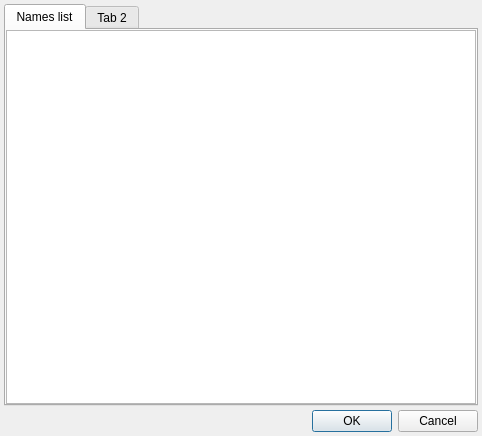
<?xml version="1.0" encoding="UTF-8"?>
<ui version="4.0">
 <class>N3NamesDialog</class>
 <widget class="QDialog" name="N3NamesDialog">
  <property name="windowModality">
   <enum>Qt::WindowModal</enum>
  </property>
  <property name="geometry">
   <rect>
    <x>0</x>
    <y>0</y>
    <width>482</width>
    <height>436</height>
   </rect>
  </property>
  <property name="windowTitle">
   <string>Names</string>
  </property>
  <property name="windowIcon">
   <iconset resource="../images.qrc">
    <normaloff>:/images/N3/n3.png</normaloff>:/images/N3/n3.png</iconset>
  </property>
  <layout class="QVBoxLayout" name="verticalLayout">
   <property name="spacing">
    <number>4</number>
   </property>
   <property name="leftMargin">
    <number>4</number>
   </property>
   <property name="topMargin">
    <number>4</number>
   </property>
   <property name="rightMargin">
    <number>4</number>
   </property>
   <property name="bottomMargin">
    <number>4</number>
   </property>
   <item>
    <widget class="QTabWidget" name="tabWidget">
     <property name="currentIndex">
      <number>0</number>
     </property>
     <widget class="QWidget" name="tabNames">
      <attribute name="title">
       <string>Names list</string>
      </attribute>
      <layout class="QVBoxLayout" name="verticalLayout_2">
       <property name="spacing">
        <number>4</number>
       </property>
       <property name="leftMargin">
        <number>0</number>
       </property>
       <property name="topMargin">
        <number>0</number>
       </property>
       <property name="rightMargin">
        <number>0</number>
       </property>
       <property name="bottomMargin">
        <number>0</number>
       </property>
       <item>
        <widget class="QTableView" name="tvNames">
         <property name="editTriggers">
          <set>QAbstractItemView::AllEditTriggers</set>
         </property>
         <property name="alternatingRowColors">
          <bool>true</bool>
         </property>
         <property name="selectionMode">
          <enum>QAbstractItemView::SingleSelection</enum>
         </property>
         <property name="selectionBehavior">
          <enum>QAbstractItemView::SelectItems</enum>
         </property>
         <property name="verticalScrollMode">
          <enum>QAbstractItemView::ScrollPerPixel</enum>
         </property>
         <property name="horizontalScrollMode">
          <enum>QAbstractItemView::ScrollPerPixel</enum>
         </property>
         <attribute name="horizontalHeaderStretchLastSection">
          <bool>true</bool>
         </attribute>
         <attribute name="verticalHeaderStretchLastSection">
          <bool>false</bool>
         </attribute>
        </widget>
       </item>
      </layout>
     </widget>
     <widget class="QWidget" name="tabAlarms">
      <attribute name="title">
       <string>Tab 2</string>
      </attribute>
      <layout class="QVBoxLayout" name="verticalLayout_3">
       <property name="spacing">
        <number>4</number>
       </property>
       <property name="leftMargin">
        <number>0</number>
       </property>
       <property name="topMargin">
        <number>0</number>
       </property>
       <property name="rightMargin">
        <number>0</number>
       </property>
       <property name="bottomMargin">
        <number>0</number>
       </property>
       <item>
        <widget class="QGroupBox" name="gbxFreeFall">
         <property name="title">
          <string>Freefall alarms</string>
         </property>
         <property name="flat">
          <bool>false</bool>
         </property>
         <property name="checkable">
          <bool>true</bool>
         </property>
         <property name="checked">
          <bool>true</bool>
         </property>
         <layout class="QVBoxLayout" name="verticalLayout_4">
          <property name="spacing">
           <number>4</number>
          </property>
          <property name="leftMargin">
           <number>0</number>
          </property>
          <property name="topMargin">
           <number>0</number>
          </property>
          <property name="rightMargin">
           <number>0</number>
          </property>
          <property name="bottomMargin">
           <number>0</number>
          </property>
          <item>
           <widget class="QTableView" name="tvFreefall">
            <property name="editTriggers">
             <set>QAbstractItemView::AllEditTriggers</set>
            </property>
            <property name="alternatingRowColors">
             <bool>true</bool>
            </property>
            <property name="selectionMode">
             <enum>QAbstractItemView::SingleSelection</enum>
            </property>
            <property name="verticalScrollMode">
             <enum>QAbstractItemView::ScrollPerPixel</enum>
            </property>
            <property name="horizontalScrollMode">
             <enum>QAbstractItemView::ScrollPerPixel</enum>
            </property>
            <attribute name="horizontalHeaderStretchLastSection">
             <bool>true</bool>
            </attribute>
           </widget>
          </item>
         </layout>
        </widget>
       </item>
       <item>
        <widget class="QGroupBox" name="gbxCanopy">
         <property name="title">
          <string>Canopy alarms</string>
         </property>
         <property name="checkable">
          <bool>true</bool>
         </property>
         <layout class="QVBoxLayout" name="verticalLayout_5">
          <property name="spacing">
           <number>4</number>
          </property>
          <property name="leftMargin">
           <number>0</number>
          </property>
          <property name="topMargin">
           <number>0</number>
          </property>
          <property name="rightMargin">
           <number>0</number>
          </property>
          <property name="bottomMargin">
           <number>0</number>
          </property>
          <item>
           <widget class="QTableView" name="tvCanopy">
            <property name="editTriggers">
             <set>QAbstractItemView::AllEditTriggers</set>
            </property>
            <property name="alternatingRowColors">
             <bool>true</bool>
            </property>
            <property name="selectionMode">
             <enum>QAbstractItemView::SingleSelection</enum>
            </property>
            <property name="verticalScrollMode">
             <enum>QAbstractItemView::ScrollPerPixel</enum>
            </property>
            <property name="horizontalScrollMode">
             <enum>QAbstractItemView::ScrollPerPixel</enum>
            </property>
            <attribute name="horizontalHeaderStretchLastSection">
             <bool>true</bool>
            </attribute>
           </widget>
          </item>
         </layout>
        </widget>
       </item>
      </layout>
     </widget>
    </widget>
   </item>
   <item>
    <widget class="QDialogButtonBox" name="buttonBox">
     <property name="orientation">
      <enum>Qt::Horizontal</enum>
     </property>
     <property name="standardButtons">
      <set>QDialogButtonBox::Cancel|QDialogButtonBox::Ok</set>
     </property>
    </widget>
   </item>
  </layout>
 </widget>
 <resources>
  <include location="../images.qrc"/>
 </resources>
 <connections>
  <connection>
   <sender>buttonBox</sender>
   <signal>accepted()</signal>
   <receiver>N3NamesDialog</receiver>
   <slot>accept()</slot>
   <hints>
    <hint type="sourcelabel">
     <x>248</x>
     <y>254</y>
    </hint>
    <hint type="destinationlabel">
     <x>157</x>
     <y>274</y>
    </hint>
   </hints>
  </connection>
  <connection>
   <sender>buttonBox</sender>
   <signal>rejected()</signal>
   <receiver>N3NamesDialog</receiver>
   <slot>reject()</slot>
   <hints>
    <hint type="sourcelabel">
     <x>316</x>
     <y>260</y>
    </hint>
    <hint type="destinationlabel">
     <x>286</x>
     <y>274</y>
    </hint>
   </hints>
  </connection>
 </connections>
</ui>
